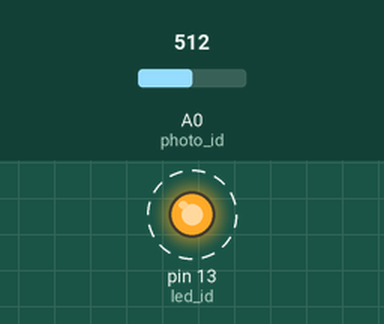
Bench run of a sketch on a simulated Arduino Uno, built with avr-gcc and run on an emulated ATmega328P. Shown: output pins drawn as LEDs (lit = HIGH). Dashed ring = blinking. Inputs (shaded band) come from the test bench; at power-on: A0 (photo_id) = 512. What the sketch prints to the serial monitor is not drawn.

Above: at 1.3 s.
1.4 s: A0 (photo_id) set to 689
4.4 s: A0 (photo_id) set to 716
Timing chart, 0 to 13.4 s (numbered marks = the images above; inputs shaded):
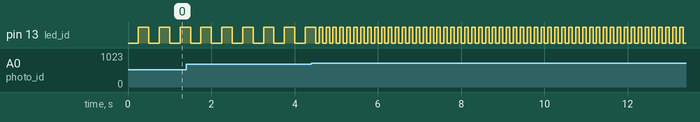

The sketch:

arduino.ino.ino
```cpp
#include <Wire.h>


const int led_id = 13;
const int photo_id = A0;
int val = 0;           // variable to store the value read
int switch_on = 0;
int prev = 0;


void setup() {
  // put your setup code here, to run once:
  Wire.begin();
  while (!Serial);
  pinMode(led_id, OUTPUT);
  Serial.begin(9600);
}

void loop() {
  // put your main code here, to run repeatedly:
    val = analogRead(photo_id);     // read the input pin
    if (val > 700) {
        switch_on = 1;
        if ( prev == 0 ) {
            Serial.println("+++++HIGH+++++");
            prev = 1;
        }
    }
    else {
      switch_on = 0;
      prev = 0;
    }
    Serial.print("valeur de photoresistance : ");
    Serial.println(val);             // debug value
    digitalWrite(led_id, LOW);
    // fait une pause de 1 seconde
    delay(250/(switch_on*2+1));
    // éteint la LED
    digitalWrite(led_id, HIGH);
    // fait une pause de 1 seconde
    delay(250/(switch_on*2+1));
}
```

Measured:
- after the input at 4.4 s, pin 13 (led_id): alternates HIGH for 0.08 s and LOW for 0.08 s, starting after 0.19 s
- by itself, pin 13 (led_id): alternates HIGH for 0.25 s and LOW for 0.25 s
